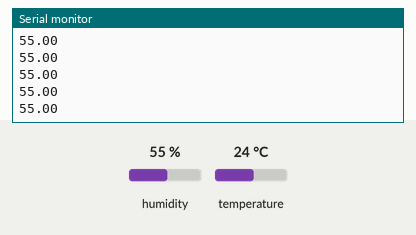
Bench run of a sketch on a simulated Arduino Uno, built with avr-gcc and run on an emulated ATmega328P. On the bench: the last lines printed to the serial monitor. The test bench sets the inputs (shaded band); at power-on: humidity 55 %, temperature 24 °C.

Above: at 2.8 s.
2.9 s: humidity set to 22 %
At 4.5 s:
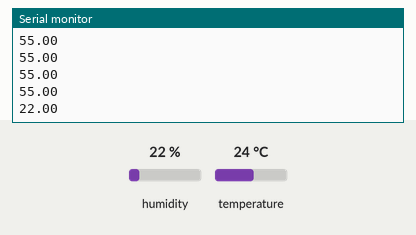
5.6 s: humidity set to 40 %
At 6.0 s:
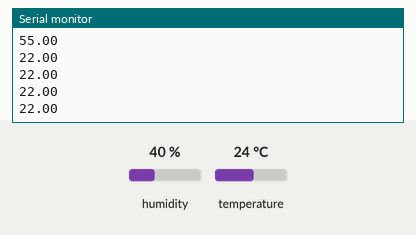
Timing chart, 0 to 8.6 s (numbered marks = the images above; inputs shaded):
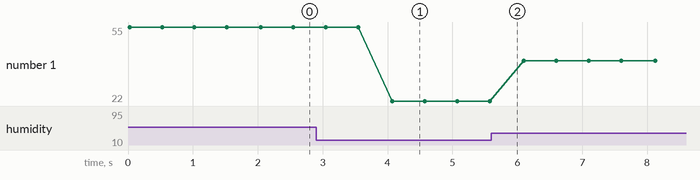

Measured:
- after the input at 2.9 s, the serial monitor: prints a new line after 1.2 s (image 1)
- plotted number 1: 55 → 22 after the input at 2.9 s, 22 → 40 after the input at 5.6 s

The sketch:

Sensor_temp.ino
```cpp
#include <DHT.h>
#include <DHT_U.h>
#define Type DHT11
int dhtPin= 2;
DHT HT(dhtPin, Type);
float humidity;
float tempC;
float tempF;
int dt(500);
void setup(){
  Serial.begin(9600);
  HT.begin();
  }
void loop(){
  humidity=HT.readHumidity();
  Serial.println(humidity);
  delay(dt);
  }
```
